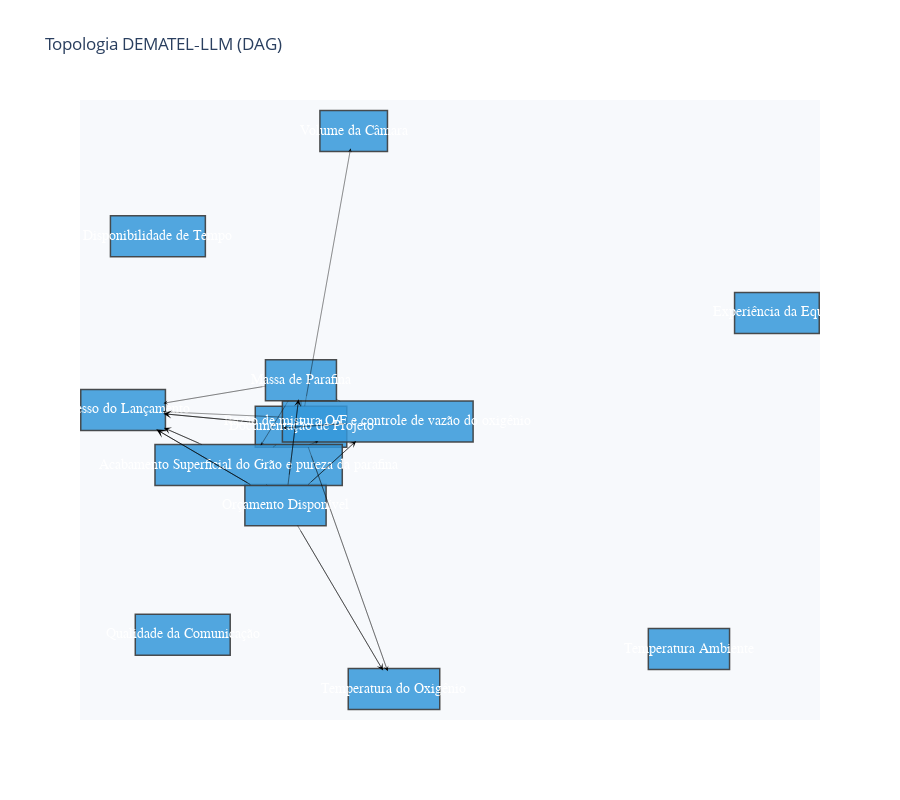

The notebook cell saved with this chart:
### Code cell
import networkx as nx
import pandas as pd

def plot_network(
    G,
    rc_sum,
    rc_diff,
    node_size_scale: float = 50.0,
    edge_width_scale: float = 3.0,
    title: str | None = None,
    hierarchical: bool = True,
    hierarchical_pos_fn=None,
):
    import plotly.graph_objects as go

    # Define pos usando layout hierárquico (via função passada) ou spring_layout
    if hierarchical:
        if hierarchical_pos_fn is not None:
            pos = hierarchical_pos_fn(G)
        else:
            pos = nx.spring_layout(G, seed=42)
    else:
        pos = nx.spring_layout(G, seed=42)
    nx.set_node_attributes(G, pos, "pos")

    # Cria DataFrame de nós
    node_df = pd.DataFrame(
        {
            "factor": list(G.nodes()),
            "x": [pos[n][0] for n in G.nodes()],
            "y": [pos[n][1] for n in G.nodes()],
            "RC_sum": rc_sum,
            "RC_diff": rc_diff,
        }
    )

    fig = go.Figure()

    # 1) Relações bidirecionais → linha vermelha sem seta
    drawn_pairs = set()
    for u, v in G.edges():
        if (v, u) in G.edges() and (v, u) not in drawn_pairs:
            fig.add_trace(
                go.Scatter(
                    x=[pos[u][0], pos[v][0]],
                    y=[pos[u][1], pos[v][1]],
                    mode="lines",
                    line=dict(width=edge_width_scale, color="red"),
                    hoverinfo="none",
                    showlegend=False,
                )
            )
            drawn_pairs.add((u, v))
            drawn_pairs.add((v, u))

    # 2) Relações unilaterais → seta preta
    bbox = {}  # guarda meio-largura e meio-altura de cada nó
    shapes = []
    text_traces = []
    for _, row in node_df.iterrows():
        txt = row["factor"]
        x, y = row["x"], row["y"]

        # dimensões com padding generoso
        txt_len = len(str(txt))
        pad = 0.02
        w = 0.01 + txt_len * 0.008 + pad
        h = 0.1 + pad
        bbox[txt] = (w / 2, h / 2)

        shapes.append(
            dict(
                type="rect",
                x0=x - w / 2,
                x1=x + w / 2,
                y0=y - h / 2,
                y1=y + h / 2,
                line=dict(color="rgba(60,60,60,0.9)", width=1.5),
                fillcolor="rgba(52,152,219,0.85)",
                layer="below",
            )
        )

        text_traces.append(
            go.Scatter(
                x=[x],
                y=[y],
                text=[txt],
                mode="text",
                textfont=dict(color="white", size=14, family="Arial"),
                hoverinfo="skip",
                showlegend=False,
            )
        )

    for u, v, d in G.edges(data=True):
        if (v, u) in G.edges():  # já tratada como bidirecional
            continue
        w = d.get("weight", 1)
        ux, uy = pos[u]
        vx, vy = pos[v]
        dx, dy = vx - ux, vy - uy

        # Ajusta a saída do nó de origem até a borda do retângulo
        sx = hw_u = bbox[u][0] / abs(dx) if dx else float("inf")
        sy = hh_u = bbox[u][1] / abs(dy) if dy else float("inf")
        t_u = min(sx, sy, 1)
        ox = ux + dx * t_u
        oy = uy + dy * t_u

        # Ajusta o ponto de chegada até a borda do nó destino
        scale_x = bbox[v][0] / abs(dx) if dx else float("inf")
        scale_y = bbox[v][1] / abs(dy) if dy else float("inf")
        t_v = min(scale_x, scale_y) - 0.01  # pequeno deslocamento para sair do nó
        tx = vx - dx * t_v
        ty = vy - dy * t_v

        fig.add_trace(
            go.Scatter(
                x=[ox, tx],
                y=[oy, ty],
                mode="lines",
                line=dict(width=w * edge_width_scale, color="black"),
                hoverinfo="none",
                showlegend=False,
            )
        )
        fig.add_annotation(
            x=tx,
            y=ty,
            ax=ox,
            ay=oy,
            xref="x",
            yref="y",
            axref="x",
            ayref="y",
            showarrow=True,
            arrowhead=3,
            arrowsize=2.5,
            arrowwidth=w * edge_width_scale,
            arrowcolor="black",
        )

    # Adiciona os textos e shapes
    for tr in text_traces:
        fig.add_trace(tr)
    fig.update_layout(shapes=shapes)

    fig.update_layout(
        showlegend=False,
        title=title or "Topologia DEMATEL‑LLM (DAG)",
        plot_bgcolor="#f7f9fc",
        height=800,
    )
    fig.update_xaxes(visible=False)
    fig.update_yaxes(visible=False)
    fig.show()


plot_network(
    G,
    _dematel(A_silvs)[4],
    _dematel(A_silvs)[5],
    node_size_scale=50.0,
    edge_width_scale=3.0,
    title="Topologia DEMATEL‑LLM (DAG)",
    hierarchical=True,
    hierarchical_pos_fn=None,
)

### Figure 1 — Plotly figure (JSON) as saved in the notebook; plotly's stock layout.template omitted (floating-point values rounded to 4 significant figures)
{"data": [{"hoverinfo": "none", "line": {"color": "black", "width": 0.249}, "mode": "lines", "showlegend": false, "type": "scatter", "x": [-0.1042, 0.003018], "y": [0.09435, 0.8465]}, {"hoverinfo": "none", "line": {"color": "black", "width": 0.312}, "mode": "lines", "showlegend": false, "type": "scatter", "x": [-0.005789, -0.1546], "y": [0.04349, 0.03077]}, {"hoverinfo": "none", "line": {"color": "black", "width": 0.333}, "mode": "lines", "showlegend": false, "type": "scatter", "x": [-0.09576, 0.08974], "y": [-0.02565, -0.6793]}, {"hoverinfo": "none", "line": {"color": "black", "width": 0.372}, "mode": "lines", "showlegend": false, "type": "scatter", "x": [-0.1129, -0.1129], "y": [0.09435, 0.1113]}, {"hoverinfo": "none", "line": {"color": "black", "width": 0.261}, "mode": "lines", "showlegend": false, "type": "scatter", "x": [-0.1784, -0.1709], "y": [-0.02565, -0.01875]}, {"hoverinfo": "none", "line": {"color": "black", "width": 0.534}, "mode": "lines", "showlegend": false, "type": "scatter", "x": [-0.2198, -0.434], "y": [0.04691, 0.07206]}, {"hoverinfo": "none", "line": {"color": "black", "width": 0.441}, "mode": "lines", "showlegend": false, "type": "scatter", "x": [-0.09612, 0.01582], "y": [-0.1346, -0.007871]}, {"hoverinfo": "none", "line": {"color": "black", "width": 0.444}, "mode": "lines", "showlegend": false, "type": "scatter", "x": [-0.1208, 0.07878], "y": [-0.2546, -0.677]}, {"hoverinfo": "none", "line": {"color": "black", "width": 0.468}, "mode": "lines", "showlegend": false, "type": "scatter", "x": [-0.1432, -0.1185], "y": [-0.1346, 0.1136]}, {"hoverinfo": "none", "line": {"color": "black", "width": 0.495}, "mode": "lines", "showlegend": false, "type": "scatter", "x": [-0.1933, -0.192], "y": [-0.1346, -0.1365]}, {"hoverinfo": "none", "line": {"color": "black", "width": 0.585}, "mode": "lines", "showlegend": false, "type": "scatter", "x": [-0.2311, -0.4506], "y": [-0.1346, 0.02597]}, {"hoverinfo": "none", "line": {"color": "black", "width": 0.225}, "mode": "lines", "showlegend": false, "type": "scatter", "x": [-0.1564, -0.4358], "y": [0.06223, 0.07796]}, {"hoverinfo": "none", "line": {"color": "black", "width": 0.363}, "mode": "lines", "showlegend": false, "type": "scatter", "x": [-0.02996, -0.0212], "y": [0.1143, 0.1085]}, {"hoverinfo": "none", "line": {"color": "black", "width": 0.225}, "mode": "lines", "showlegend": false, "type": "scatter", "x": [-0.1426, -0.2069], "y": [0.1099, -0.02011]}, {"hoverinfo": "none", "line": {"color": "black", "width": 0.285}, "mode": "lines", "showlegend": false, "type": "scatter", "x": [-0.196, -0.434], "y": [0.1526, 0.103]}, {"hoverinfo": "none", "line": {"color": "black", "width": 0.237}, "mode": "lines", "showlegend": false, "type": "scatter", "x": [-0.09301, -0.07264], "y": [-0.01763, -0.009042]}, {"hoverinfo": "none", "line": {"color": "black", "width": 0.471}, "mode": "lines", "showlegend": false, "type": "scatter", "x": [-0.3448, -0.4328], "y": [-0.01763, 0.03056]}, {"hoverinfo": "skip", "mode": "text", "showlegend": false, "text": ["Documentação de Projeto"], "textfont": {"color": "white", "family": "Arial", "size": 14}, "type": "scatter", "x": [-0.1128], "y": [0.03435]}, {"hoverinfo": "skip", "mode": "text", "showlegend": false, "text": ["Experiência da Equipe"], "textfont": {"color": "white", "family": "Arial", "size": 14}, "type": "scatter", "x": [1], "y": [0.3665]}, {"hoverinfo": "skip", "mode": "text", "showlegend": false, "text": ["Qualidade da Comunicação"], "textfont": {"color": "white", "family": "Arial", "size": 14}, "type": "scatter", "x": [-0.3894], "y": [-0.573]}, {"hoverinfo": "skip", "mode": "text", "showlegend": false, "text": ["Disponibilidade de Tempo"], "textfont": {"color": "white", "family": "Arial", "size": 14}, "type": "scatter", "x": [-0.4475], "y": [0.5905]}, {"hoverinfo": "skip", "mode": "text", "showlegend": false, "text": ["Orçamento Disponível"], "textfont": {"color": "white", "family": "Arial", "size": 14}, "type": "scatter", "x": [-0.1491], "y": [-0.1946]}, {"hoverinfo": "skip", "mode": "text", "showlegend": false, "text": ["Volume da Câmara"], "textfont": {"color": "white", "family": "Arial", "size": 14}, "type": "scatter", "x": [0.01034], "y": [0.8978]}, {"hoverinfo": "skip", "mode": "text", "showlegend": false, "text": ["Razão de mistura O/F e controle de vazão do oxigênio"], "textfont": {"color": "white", "family": "Arial", "size": 14}, "type": "scatter", "x": [0.06664], "y": [0.04969]}, {"hoverinfo": "skip", "mode": "text", "showlegend": false, "text": ["Temperatura do Oxigênio"], "textfont": {"color": "white", "family": "Arial", "size": 14}, "type": "scatter", "x": [0.1046], "y": [-0.7317]}, {"hoverinfo": "skip", "mode": "text", "showlegend": false, "text": ["Massa de Parafina"], "textfont": {"color": "white", "family": "Arial", "size": 14}, "type": "scatter", "x": [-0.113], "y": [0.1699]}, {"hoverinfo": "skip", "mode": "text", "showlegend": false, "text": ["Acabamento Superficial do Grão e pureza da parafina"], "textfont": {"color": "white", "family": "Arial", "size": 14}, "type": "scatter", "x": [-0.2353], "y": [-0.07763]}, {"hoverinfo": "skip", "mode": "text", "showlegend": false, "text": ["Temperatura Ambiente"], "textfont": {"color": "white", "family": "Arial", "size": 14}, "type": "scatter", "x": [0.7943], "y": [-0.615]}, {"hoverinfo": "skip", "mode": "text", "showlegend": false, "text": ["Sucesso do Lançamento"], "textfont": {"color": "white", "family": "Arial", "size": 14}, "type": "scatter", "x": [-0.5289], "y": [0.08319]}], "layout": {"annotations": [{"arrowcolor": "black", "arrowhead": 3, "arrowsize": 2.5, "arrowwidth": 0.249, "ax": -0.1042, "axref": "x", "ay": 0.09435, "ayref": "y", "showarrow": true, "x": 0.003018, "xref": "x", "y": 0.8465, "yref": "y"}, {"arrowcolor": "black", "arrowhead": 3, "arrowsize": 2.5, "arrowwidth": 0.312, "ax": -0.005789, "axref": "x", "ay": 0.04349, "ayref": "y", "showarrow": true, "x": -0.1546, "xref": "x", "y": 0.03077, "yref": "y"}, {"arrowcolor": "black", "arrowhead": 3, "arrowsize": 2.5, "arrowwidth": 0.333, "ax": -0.09576, "axref": "x", "ay": -0.02565, "ayref": "y", "showarrow": true, "x": 0.08974, "xref": "x", "y": -0.6793, "yref": "y"}, {"arrowcolor": "black", "arrowhead": 3, "arrowsize": 2.5, "arrowwidth": 0.372, "ax": -0.1129, "axref": "x", "ay": 0.09435, "ayref": "y", "showarrow": true, "x": -0.1129, "xref": "x", "y": 0.1113, "yref": "y"}, {"arrowcolor": "black", "arrowhead": 3, "arrowsize": 2.5, "arrowwidth": 0.261, "ax": -0.1784, "axref": "x", "ay": -0.02565, "ayref": "y", "showarrow": true, "x": -0.1709, "xref": "x", "y": -0.01875, "yref": "y"}, {"arrowcolor": "black", "arrowhead": 3, "arrowsize": 2.5, "arrowwidth": 0.534, "ax": -0.2198, "axref": "x", "ay": 0.04691, "ayref": "y", "showarrow": true, "x": -0.434, "xref": "x", "y": 0.07206, "yref": "y"}, {"arrowcolor": "black", "arrowhead": 3, "arrowsize": 2.5, "arrowwidth": 0.441, "ax": -0.09612, "axref": "x", "ay": -0.1346, "ayref": "y", "showarrow": true, "x": 0.01582, "xref": "x", "y": -0.007871, "yref": "y"}, {"arrowcolor": "black", "arrowhead": 3, "arrowsize": 2.5, "arrowwidth": 0.444, "ax": -0.1208, "axref": "x", "ay": -0.2546, "ayref": "y", "showarrow": true, "x": 0.07878, "xref": "x", "y": -0.677, "yref": "y"}, {"arrowcolor": "black", "arrowhead": 3, "arrowsize": 2.5, "arrowwidth": 0.468, "ax": -0.1432, "axref": "x", "ay": -0.1346, "ayref": "y", "showarrow": true, "x": -0.1185, "xref": "x", "y": 0.1136, "yref": "y"}, {"arrowcolor": "black", "arrowhead": 3, "arrowsize": 2.5, "arrowwidth": 0.495, "ax": -0.1933, "axref": "x", "ay": -0.1346, "ayref": "y", "showarrow": true, "x": -0.192, "xref": "x", "y": -0.1365, "yref": "y"}, {"arrowcolor": "black", "arrowhead": 3, "arrowsize": 2.5, "arrowwidth": 0.585, "ax": -0.2311, "axref": "x", "ay": -0.1346, "ayref": "y", "showarrow": true, "x": -0.4506, "xref": "x", "y": 0.02597, "yref": "y"}, {"arrowcolor": "black", "arrowhead": 3, "arrowsize": 2.5, "arrowwidth": 0.225, "ax": -0.1564, "axref": "x", "ay": 0.06223, "ayref": "y", "showarrow": true, "x": -0.4358, "xref": "x", "y": 0.07796, "yref": "y"}, {"arrowcolor": "black", "arrowhead": 3, "arrowsize": 2.5, "arrowwidth": 0.363, "ax": -0.02996, "axref": "x", "ay": 0.1143, "ayref": "y", "showarrow": true, "x": -0.0212, "xref": "x", "y": 0.1085, "yref": "y"}, {"arrowcolor": "black", "arrowhead": 3, "arrowsize": 2.5, "arrowwidth": 0.225, "ax": -0.1426, "axref": "x", "ay": 0.1099, "ayref": "y", "showarrow": true, "x": -0.2069, "xref": "x", "y": -0.02011, "yref": "y"}, {"arrowcolor": "black", "arrowhead": 3, "arrowsize": 2.5, "arrowwidth": 0.285, "ax": -0.196, "axref": "x", "ay": 0.1526, "ayref": "y", "showarrow": true, "x": -0.434, "xref": "x", "y": 0.103, "yref": "y"}, {"arrowcolor": "black", "arrowhead": 3, "arrowsize": 2.5, "arrowwidth": 0.237, "ax": -0.09301, "axref": "x", "ay": -0.01763, "ayref": "y", "showarrow": true, "x": -0.07264, "xref": "x", "y": -0.009042, "yref": "y"}, {"arrowcolor": "black", "arrowhead": 3, "arrowsize": 2.5, "arrowwidth": 0.471, "ax": -0.3448, "axref": "x", "ay": -0.01763, "ayref": "y", "showarrow": true, "x": -0.4328, "xref": "x", "y": 0.03056, "yref": "y"}], "height": 800, "plot_bgcolor": "#f7f9fc", "shapes": [{"fillcolor": "rgba(52,152,219,0.85)", "layer": "below", "line": {"color": "rgba(60,60,60,0.9)", "width": 1.5}, "type": "rect", "x0": -0.2198, "x1": -0.005789, "y0": -0.02565, "y1": 0.09435}, {"fillcolor": "rgba(52,152,219,0.85)", "layer": "below", "line": {"color": "rgba(60,60,60,0.9)", "width": 1.5}, "type": "rect", "x0": 0.901, "x1": 1.099, "y0": 0.3065, "y1": 0.4265}, {"fillcolor": "rgba(52,152,219,0.85)", "layer": "below", "line": {"color": "rgba(60,60,60,0.9)", "width": 1.5}, "type": "rect", "x0": -0.5004, "x1": -0.2784, "y0": -0.633, "y1": -0.513}, {"fillcolor": "rgba(52,152,219,0.85)", "layer": "below", "line": {"color": "rgba(60,60,60,0.9)", "width": 1.5}, "type": "rect", "x0": -0.5585, "x1": -0.3365, "y0": 0.5305, "y1": 0.6505}, {"fillcolor": "rgba(52,152,219,0.85)", "layer": "below", "line": {"color": "rgba(60,60,60,0.9)", "width": 1.5}, "type": "rect", "x0": -0.2441, "x1": -0.0541, "y0": -0.2546, "y1": -0.1346}, {"fillcolor": "rgba(52,152,219,0.85)", "layer": "below", "line": {"color": "rgba(60,60,60,0.9)", "width": 1.5}, "type": "rect", "x0": -0.06866, "x1": 0.08934, "y0": 0.8378, "y1": 0.9578}, {"fillcolor": "rgba(52,152,219,0.85)", "layer": "below", "line": {"color": "rgba(60,60,60,0.9)", "width": 1.5}, "type": "rect", "x0": -0.1564, "x1": 0.2896, "y0": -0.01031, "y1": 0.1097}, {"fillcolor": "rgba(52,152,219,0.85)", "layer": "below", "line": {"color": "rgba(60,60,60,0.9)", "width": 1.5}, "type": "rect", "x0": -0.002408, "x1": 0.2116, "y0": -0.7917, "y1": -0.6717}, {"fillcolor": "rgba(52,152,219,0.85)", "layer": "below", "line": {"color": "rgba(60,60,60,0.9)", "width": 1.5}, "type": "rect", "x0": -0.196, "x1": -0.02996, "y0": 0.1099, "y1": 0.2299}, {"fillcolor": "rgba(52,152,219,0.85)", "layer": "below", "line": {"color": "rgba(60,60,60,0.9)", "width": 1.5}, "type": "rect", "x0": -0.4543, "x1": -0.01631, "y0": -0.1376, "y1": -0.01763}, {"fillcolor": "rgba(52,152,219,0.85)", "layer": "below", "line": {"color": "rgba(60,60,60,0.9)", "width": 1.5}, "type": "rect", "x0": 0.6993, "x1": 0.8893, "y0": -0.675, "y1": -0.555}, {"fillcolor": "rgba(52,152,219,0.85)", "layer": "below", "line": {"color": "rgba(60,60,60,0.9)", "width": 1.5}, "type": "rect", "x0": -0.6279, "x1": -0.4299, "y0": 0.02319, "y1": 0.1432}], "showlegend": false, "title": {"text": "Topologia DEMATEL‑LLM (DAG)"}, "xaxis": {"visible": false}, "yaxis": {"visible": false}}}
